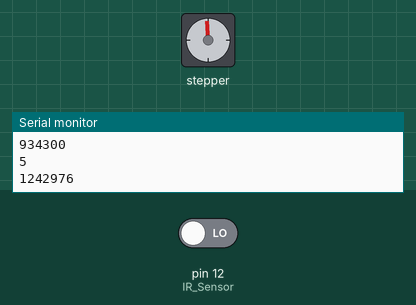
This sketch was run on a simulated Arduino Uno, built with avr-gcc and run on an emulated ATmega328P. On the bench: stepper motor, the last lines printed to the serial monitor. Wiring (inferred from the names in the program): stepper motor (2048 steps per turn assumed): coils pin 3, pin 4, pin 5, pin 6. The inputs (shaded band) are chosen by the test bench; at power-on: pin 12 (IR_Sensor) LOW.

Above: at 1.4 s.
1.5 s: pin 12 (IR_Sensor) driven HIGH
At 2.4 s:
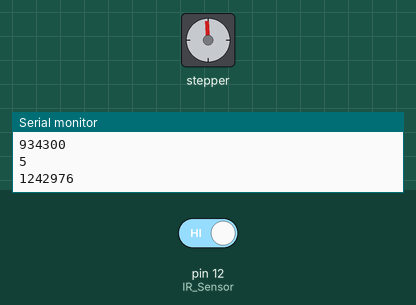
4.5 s: pin 12 (IR_Sensor) driven LOW
At 5.0 s:
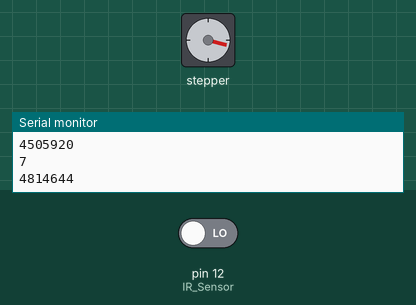
Timing chart, 0 to 18.0 s (numbered marks = the images above; inputs shaded):
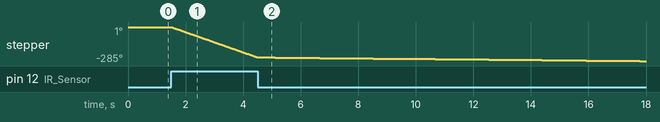

The sketch:

step_motor_plus_Ir.ino
```cpp
#define IN1  3
#define IN2  4
#define IN3  5
#define IN4  6

int Steps = 0;
boolean Direction = true;
unsigned long last_time;
unsigned long currentMillis ;
int steps_left=4095;
long time;

const int IR_Sensor=12;
int counter = 0;

boolean dispense_detech = false;
void setup()
{
Serial.begin(115200);
pinMode(IN1, OUTPUT);
pinMode(IN2, OUTPUT);
pinMode(IN3, OUTPUT);
pinMode(IN4, OUTPUT);


pinMode(IR_Sensor,INPUT);

}
void loop()
{

  while(!dispense_detech){
    while(steps_left>0){
    currentMillis = micros();
    if(currentMillis-last_time>=1000){
    stepper(1);
    time=time+micros()-last_time;
    last_time=micros();
    steps_left--;
    }
    }
    Serial.println("Wait...!");
    delay(1000);
    Direction=!Direction;
    steps_left=4095;
  }
}

void stepper(int xw){
  for (int x=0;x<xw;x++){
switch(Steps){
   case 0:
     digitalWrite(IN1, LOW);
     digitalWrite(IN2, LOW);
     digitalWrite(IN3, LOW);
     digitalWrite(IN4, HIGH);
   break;
   case 1:
     digitalWrite(IN1, LOW);
     digitalWrite(IN2, LOW);
     digitalWrite(IN3, HIGH);
     digitalWrite(IN4, HIGH);
   break;
   case 2:
     digitalWrite(IN1, LOW);
     digitalWrite(IN2, LOW);
     digitalWrite(IN3, HIGH);
     digitalWrite(IN4, LOW);
   break;
   case 3:
     digitalWrite(IN1, LOW);
     digitalWrite(IN2, HIGH);
     digitalWrite(IN3, HIGH);
     digitalWrite(IN4, LOW);
   break;
   case 4:
     digitalWrite(IN1, LOW);
     digitalWrite(IN2, HIGH);
     digitalWrite(IN3, LOW);
     digitalWrite(IN4, LOW);
   break;
   case 5:
     digitalWrite(IN1, HIGH);
     digitalWrite(IN2, HIGH);
     digitalWrite(IN3, LOW);
     digitalWrite(IN4, LOW);
   break;
     case 6:
     digitalWrite(IN1, HIGH);
     digitalWrite(IN2, LOW);
     digitalWrite(IN3, LOW);
     digitalWrite(IN4, LOW);
   break;
   case 7:
     digitalWrite(IN1, HIGH);
     digitalWrite(IN2, LOW);
     digitalWrite(IN3, LOW);
     digitalWrite(IN4, HIGH);

     pill_dispensed();
   break;
   default:
     digitalWrite(IN1, LOW);
     digitalWrite(IN2, LOW);
     digitalWrite(IN3, LOW);
     digitalWrite(IN4, LOW);

   break;
}
SetDirection();
}
}
void SetDirection(){
if(Direction==1){ Steps++;}
if(Direction==0){ Steps--; }
if(Steps>7){Steps=0;}
if(Steps<0){Steps=7; }

}

void pill_dispensed(){


if(digitalRead(IR_Sensor)==HIGH){
  digitalWrite(4, HIGH);   // set the LED on

}
else{
  digitalWrite(4, LOW);    // set the LED off
  counter++;
  Serial.println(counter );
  Serial.println(micros());
  delay(300);
  dispense_detech = true;
}

}
```
